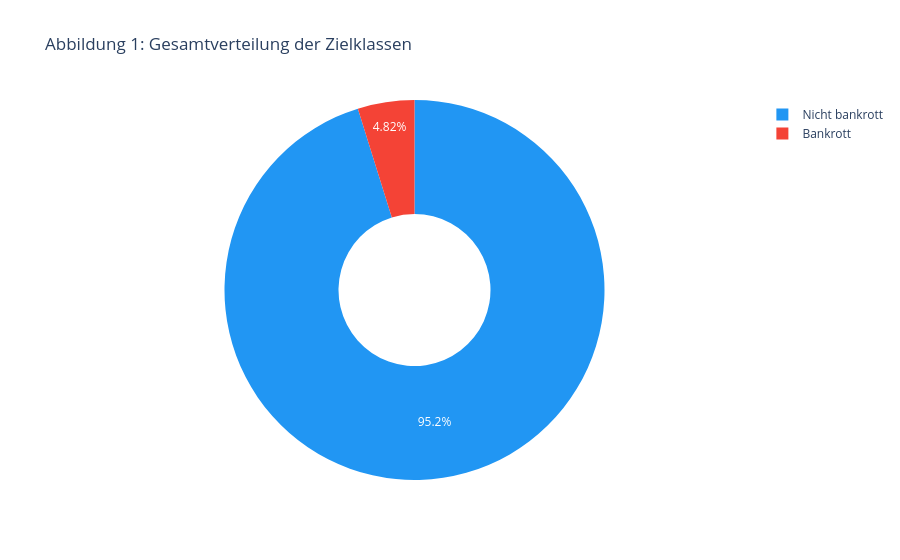

Notebook cell for this chart:
### Markdown cell above
Die Gesamtverteilung der Zielklassen wird als Donut-Diagramm visualisiert, um die Klassenimbalance anschaulich darzustellen.

### Code cell
class_counts = df_all['class'].value_counts().reset_index()
class_counts.columns = ['class', 'count']
class_counts['Klasse'] = class_counts['class'].map({0: 'Nicht bankrott', 1: 'Bankrott'})

fig = px.pie(
    class_counts,
    names='Klasse',
    values='count',
    color='Klasse',
    color_discrete_map={'Nicht bankrott': '#2196F3', 'Bankrott': '#F44336'},
    hole=0.4,
    title='Abbildung 1: Gesamtverteilung der Zielklassen'
)
fig.show()

### Figure 1 — Plotly figure (JSON) as saved in the notebook; plotly's stock layout.template omitted (floating-point values rounded to 4 significant figures)
{"data": [{"customdata": [["Nicht bankrott"], ["Bankrott"]], "domain": {"x": [0, 1], "y": [0, 1]}, "hole": 0.4, "hovertemplate": "Klasse=%{customdata[0]}<br>count=%{value}<extra></extra>", "labels": ["Nicht bankrott", "Bankrott"], "legendgroup": "", "marker": {"colors": ["#2196F3", "#F44336"]}, "name": "", "showlegend": true, "type": "pie", "values": [41314, 2091]}], "layout": {"legend": {"tracegroupgap": 0}, "title": {"text": "Abbildung 1: Gesamtverteilung der Zielklassen"}}}
